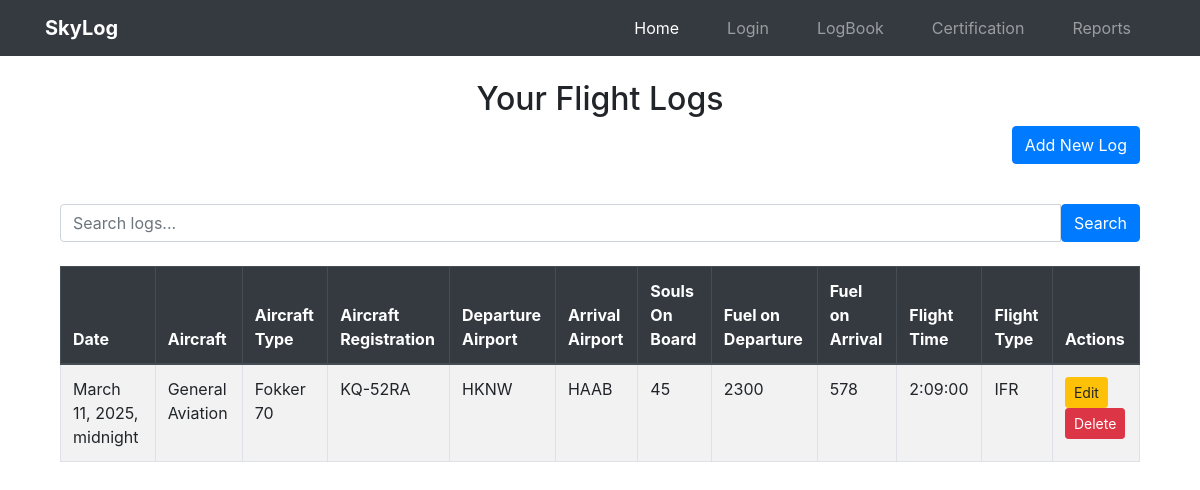
The app's page /logbook/logs_list/ (signed in), older data.
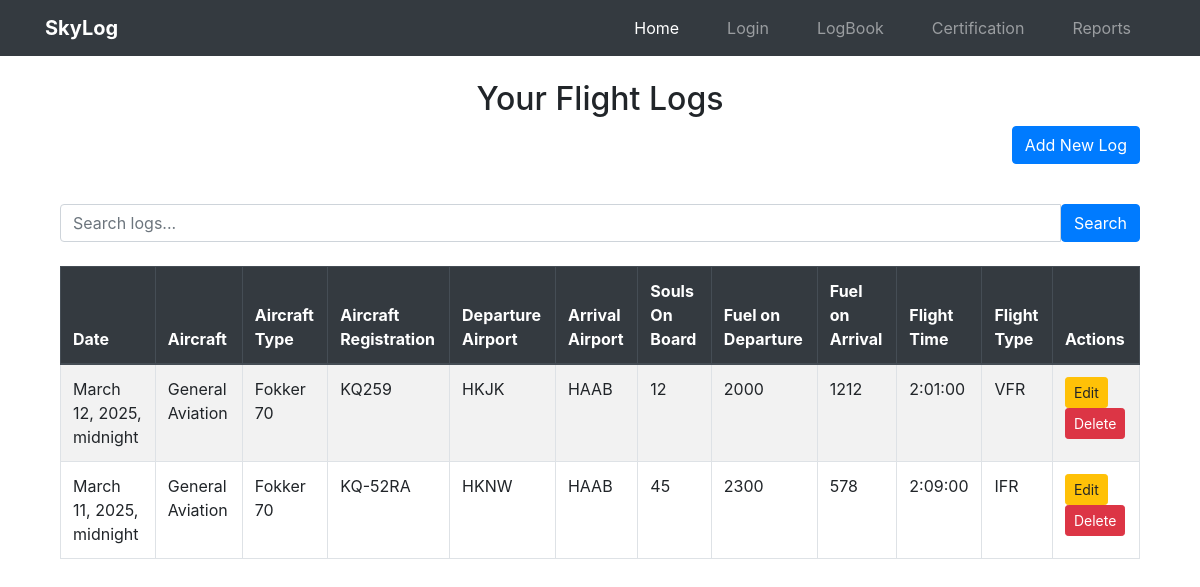
The same page, newer data.
### logs/models.py (models this page shows, shortened)
class Log(models.Model):
    user = models.ForeignKey(User, on_delete=models.CASCADE)
    date = models.DateTimeField(default=now)
    AIRCRAFT=[("General Aviation","General Aviation"),("Commercial","Commercial"),("Military","Military")]
    aircraft = models.CharField(max_length=100,choices=AIRCRAFT)
    aircraft_type = models.CharField(max_length=100)
    aircraft_registration = models.CharField(max_length=100)
    departure_airport = models.CharField(max_length=4, validators=[icao_validator])
    arrival_airport = models.CharField(max_length=4, validators=[icao_validator])
    flight_time = models.DurationField()  # timedelta for hours & minutes
    souls_on_board = models.PositiveIntegerField(default=0)
    fuel_on_departure = models.PositiveIntegerField(default=0)
    fuel_on_arrival = models.PositiveIntegerField(default=0)
    remarks = models.TextField(blank=True, null=True)
    PURPOSE=[("Training","Training"),
             ("Recreational","Recreational"),
             ("Cargo_flight","Cargo_flight"),
             ("Passenger_flight","Passenger_flight")
             ]
    purpose = models.CharField(max_length=20,choices=PURPOSE)
    FLIGHT_TYPES = [("VFR", "Visual Flight Rules"), ("IFR", "Instrument Flight Rules")]
    flight_type = models.CharField(max_length=3, choices=FLIGHT_TYPES)
    flight_number = models.CharField(max_length=20, unique=True, default=uuid.uuid4)
    safety_concerns = models.BooleanField(default=False)

### logs/views.py (the view, shortened to what this page needs)
# urls.py: path('logs_list/', views.log_list, name='logs_list'),
@login_required
def log_list(request):
    logs = Log.objects.filter(user=request.user).order_by('-date')
    query = request.GET.get('query')
    return render(request, 'logs/log_list.html', {'logs': logs})

### logs/templates/logs/log_list.html (shortened to what this page needs)
{% extends "others/base.html" %}
{% block content %}
<div class="container mt-4">
    <h2 class="text-center">Your Flight Logs</h2>
    <div class="text-right mb-3 ">
        <a href="{% url 'logs:create_log' %}" class="btn btn-primary">Add New Log</a>
    </div>
    <br>
    <form method="GET" action="{% url 'logs:logs_list' %}" class="mb-4">
        <div class="input-group">
            <input type="text" name="query" class="form-control" placeholder="Search logs..." value="{{ request.GET.query }}">
            <button type="submit" class="btn btn-primary">Search</button>
        </div>
    </form>
    {% if logs %}
    <table class="table table-bordered table-striped">
        <thead class="thead-dark">
            <tr>
                <th>Date</th>
                <th>Aircraft</th>
                <th>Aircraft Type</th>
                <th>Aircraft Registration</th>
                <th>Departure Airport</th>
                <th>Arrival Airport</th>
                <th>Souls On Board</th>
                <th>Fuel on Departure</th>
                <th>Fuel on Arrival</th>
                <th>Flight Time</th>
                <th>Flight Type</th>
                <th>Actions</th>
            </tr>
        </thead>
        <tbody>
            {% for log in logs %}
            <tr>
                <td>{{ log.date }}</td>
                <td>{{ log.aircraft }}</td>
                <td>{{ log.aircraft_type }}</td>
                <td>{{ log.aircraft_registration }}</td>
                <td>{{ log.departure_airport }}</td>
                <td>{{ log.arrival_airport }}</td>
                <td>{{ log.souls_on_board }}</td>
                <td>{{ log.fuel_on_departure }}</td>
                <td>{{ log.fuel_on_arrival }}</td>
                <td>{{ log.flight_time }}</td>
                <td>{{ log.flight_type }}</td>
                 <td>
                    <a href="{% url 'logs:edit_log' log.id %}" class="btn btn-warning btn-sm " >Edit  </a>
                    <a href="{% url 'logs:delete_log' log.id %}" class="btn btn-danger btn-sm ">Delete</a>
                </td>
            </tr>
            {% endfor %}
        </tbody>
    </table>
    {% else %}
    <p class="text-center">No flight logs available.</p>
    {% endif %}
</div>
{% endblock %}

Row changes from the older to the newer data that the page shows:
added Log: date "March 12, 2025, midnight", aircraft "General Aviation", aircraft_type "Fokker 70", aircraft_registration "KQ259", departure_airport "HKJK", arrival_airport "HAAB", souls_on_board "12", fuel_on_departure "2000", fuel_on_arrival "1212", flight_time "2:01:00", flight_type "VFR"
